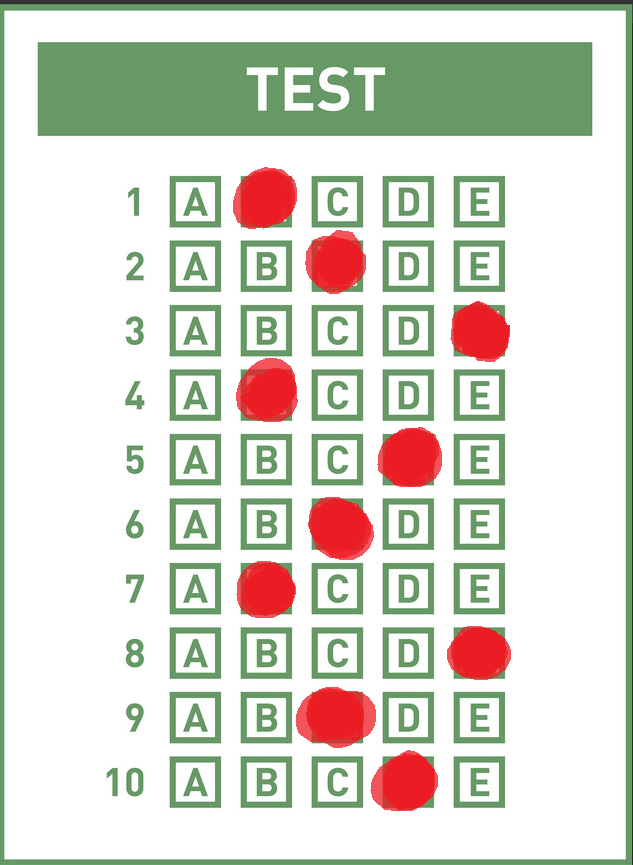
#> input picture dtmjavob.png, 633 x 865 px
$ jupyter execute --allow-errors Final_DTM.ipynb
#> lines starting #> are read from the running program, lines starting #| are printed output that depends on the picture; after the words box and inside, x2 and y2 are one past the last pixel; in counts of white or black regions, pixels touching at a corner belong together
[cell 1]
import numpy as np
import cv2 as cv
import matplotlib.pyplot as plt

[cell 2]
# Raw infromation
num_questions = 10
num_selection = 6
correct_answers = {'Question #1': 1,
                   'Question #2': 2,
                   'Question #3': 4,
                   'Question #4': 3,
                   'Question #5': 3,
                   'Question #6': 2,
                   'Question #7': 1,
                   'Question #8': 4,
                   'Question #9': 1,
                   'Question #10': 3} # based on index

[cell 3]
# reading result_sheet
answers = cv.imread('dtmjavob.png')
#> answers is the input picture: shape (865, 633, 3); mean B, G, R 205.3, 217.2, 216
answers = cv.cvtColor(answers, cv.COLOR_BGR2RGB)
plt.imshow(answers)
plt.show()

[cell 4]
# Coverting black-white format
LR2 = np.array([0, 150, 0])
UR2= np.array([200, 255, 200])
mask = cv.inRange(answers, LR2, UR2)
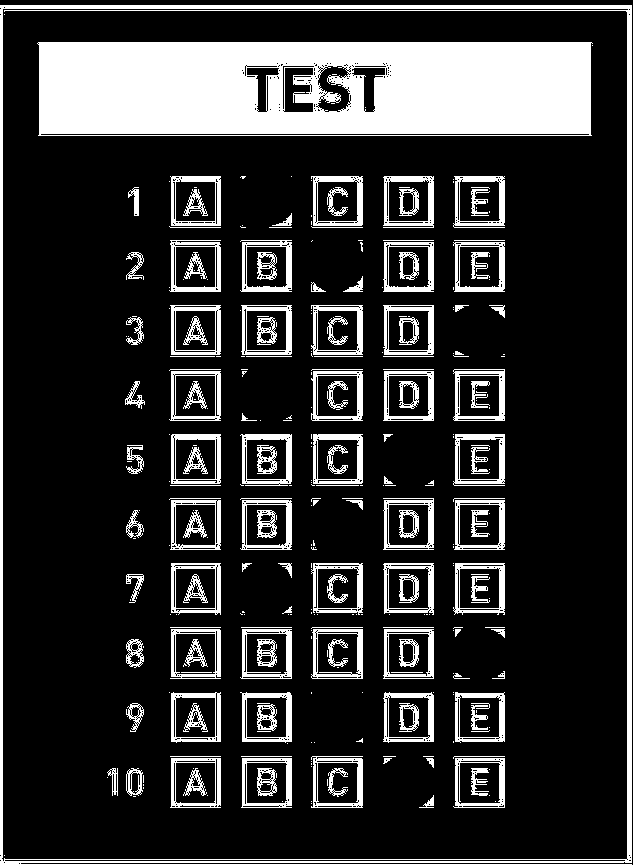
#> mask: shape (865, 633); 20% white; 326 white regions (180 under 20 px), largest, box (x1, y1, x2, y2) and area: (37, 42, 593, 136) 48171, (0, 5, 632, 865) 12496, (240, 434, 292, 486) 932
plt.imshow(mask, cmap = 'gray')
plt.show()

[cell 5]
# Slicing only processsing area
frame = mask[170:810, 98:510]
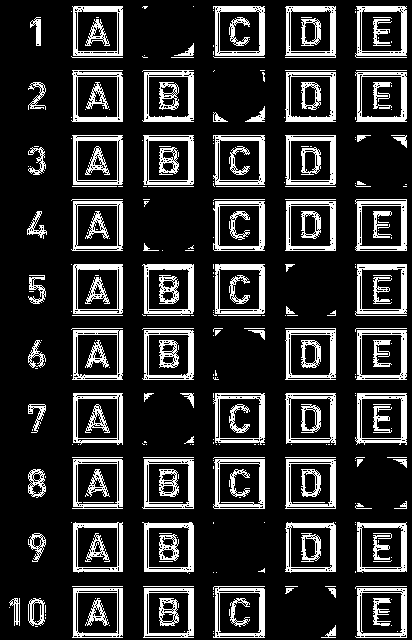
#> frame: shape (640, 412); 18.5% white; 318 white regions (174 under 20 px), largest, box (x1, y1, x2, y2) and area: (142, 264, 194, 316) 932, (355, 6, 407, 58) 930, (355, 264, 407, 316) 929
plt.imshow(frame, cmap = 'gray')
plt.show()

[cell 6]
frame.shape
#> Out = (640, 412)

[cell 7]
# Resizing shape - (640, 412) 'num_questions' & 'num_selection' propotionally
re_frame = cv.resize(frame, (408, 640)) # (640, 412) ~==~ (640, 408)
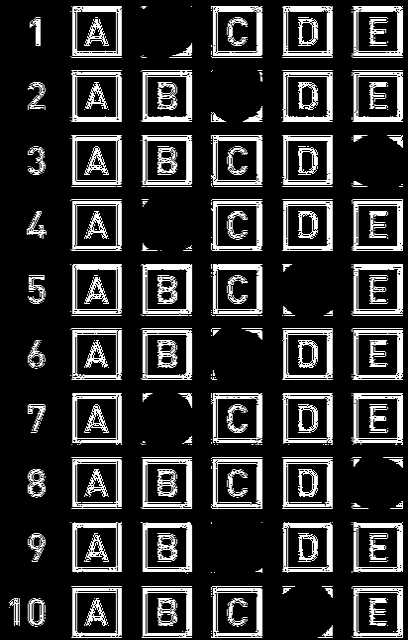
#> re_frame: shape (640, 408); min 0, max 255, mean 47.1

[cell 8]
# 640 / num_questions = 54 & 408 / num_selection = 68

[cell 9]
# Horizontal split
rows = np.vsplit(re_frame, num_questions)
#> rows = 10 items

[cell 10]
print(type(rows))
#| <class 'list'>

[cell 11]
len(rows)
#> Out = 10

[cell 12]
# Showing each row
for i in range(1, len(rows) + 1):
    plt.subplot(10,1,i)
    plt.imshow(rows[i-1], cmap='gray')
#> this loop made 10 passes
plt.show()
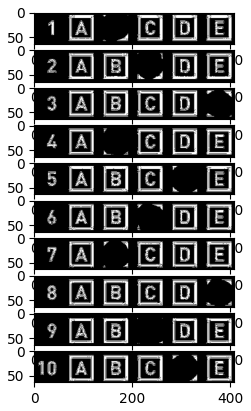
#> figure drawn by matplotlib, 10 panels

[cell 13]
# Vertical split
data = []
#> (the rest of this cell did not finish here and is left out)

[cell 14]
# Showing individual cell
fig,axes = plt.subplots(num_questions, num_selection, figsize=(10,9))

#> (the rest of this cell did not finish here and is left out)

[cell 15]
# determining each cell's sum_pixels
sum_pixels =[]
#> (the rest of this cell did not finish here and is left out)

[cell 16]
sum_pixels

[cell 17]
# min(sum_pixels[i]) = sdudent's selection
mins_idx = []
for question in sum_pixels:
    mins_idx.append(question.index(min(question)))
